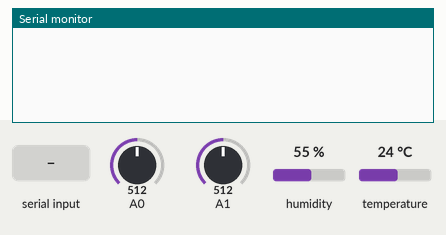
Simulated run of this sketch. Board: Arduino Uno, built with avr-gcc and run on an emulated ATmega328P. On the bench: the last lines printed to the serial monitor. The test bench sets the inputs (shaded band); at power-on: humidity 55 %, A0 = 512, A1 = 512, temperature 24 °C.

Above: at 1.2 s.
1.3 s: humidity set to 22 %
At 5.6 s:
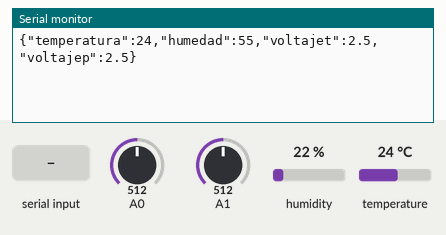
10.1 s: A0 set to 716
At 10.7 s:
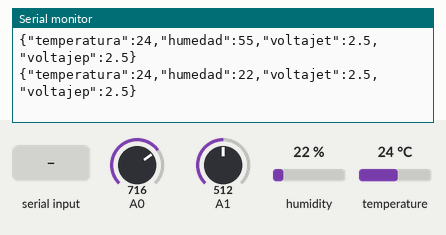
11.6 s: A1 set to 716
13.1 s: "1" received over the second serial link
At 14.3 s:
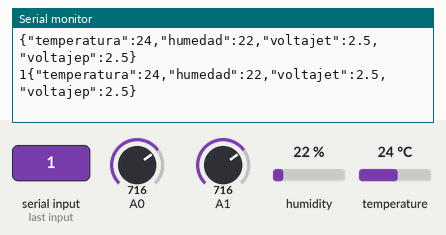
14.6 s: temperature set to 12 °C
16.1 s: "0" received over the second serial link
At 18.4 s:
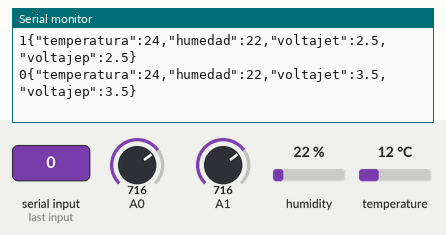
Timing chart, 0 to 18.6 s (numbered marks = the images above; inputs shaded):
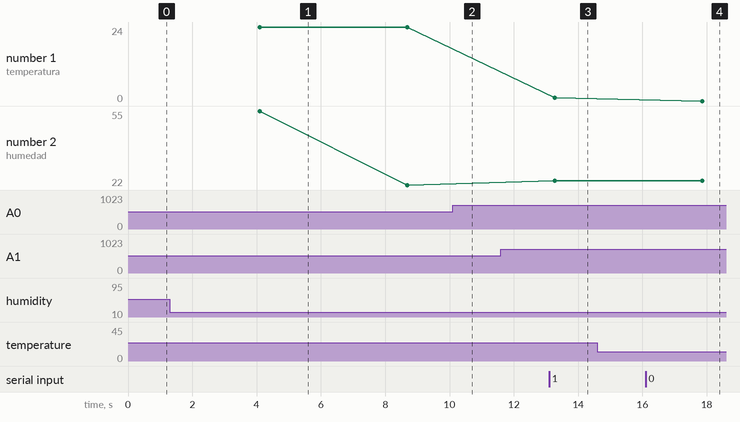

Measured:
- after the input at 13.1 s, the serial monitor: prints a new line after 0.18 s (image 3)
- after the input at 16.1 s, the serial monitor: prints a new line after 1.8 s (image 4)
- plotted number 1: 24 → 1 after the input at 13.1 s, 1 → 0 after the input at 16.1 s

The sketch:

Arduino.ino
```cpp
#include <Arduino.h>
#include <ArduinoJson.h>
#include <SoftwareSerial.h>
#include <DHT.h> // Agrega la biblioteca del sensor DHT11

// Configuración del sensor DHT11
#define DHTPIN 4    // El pin al que está conectado el sensor DHT11 (cambia esto según tu conexión)
#define DHTTYPE DHT11   // Tipo de sensor DHT (DHT11 o DHT22)

DHT dht(DHTPIN, DHTTYPE);

// Configuración de comunicación WiFi
SoftwareSerial wifi(2, 3);  // Configura los pines RX y TX para la comunicación con el módulo WiFi

// Configuración de depuración
#define DEBUG true

String sendDataToWifiBoard(String command, const int timeout, boolean debug);
String prepareDataForWifi(float temperatura, float humedad, float voltajet, float voltajep);
/**
 * Build and return a JSON document from the sensor data
*@param temperatura
*@param humedad
*@param voltajet Valor de voltaje de la turbina
*@param voltajet Valor de voltaje de los paneles
*@return
 */
String prepareDataForWifi(float temperatura, float humedad, float voltajet, float voltajep) {
  StaticJsonDocument<200> doc;

  doc["temperatura"] = temperatura;
  doc["humedad"] = humedad;
  doc["voltajet"] = voltajet;
  doc["voltajep"] = voltajep;

  char jsonBuffer[200];
  serializeJson(doc, jsonBuffer);

  return jsonBuffer;
}

/**
 * Send data through Serial to ESP8266 module
 * @param command
 * @param timeout
 * @param debug
 * @return
 */

String sendDataToWifiBoard(String command, const int timeout, boolean debug) {
  String response = "";

  wifi.print(command);

  unsigned long time = millis();

  while ((time + timeout) > millis()) {
    while (wifi.available()) {
      char c = wifi.read();
      response += c;
    }
  }

  if (debug) {
    Serial.print(response);
  }

  return response;
}

void setup() {
  wifi.begin(9600);
  Serial.begin(9600);
  unsigned long stabilizingtime = 1000;
  dht.begin();
}

void loop() {
  if (DEBUG == true) {
    if (wifi.available()) {
        String espBuf;
        unsigned long time = millis();

        while ((time + 1000) > millis()) {
          while (wifi.available()) {
            char c = wifi.read();
            espBuf += c;
      }
    }
        Serial.print(espBuf);
    }
  }
    bool test = true;
    if (DEBUG == true) {

  float temperatura = dht.readTemperature();
  float humedad = dht.readHumidity();
  float voltajet = round(analogRead(0) * (5.0 / 1023.0) * 100) / 100.0;  // Redondea a dos decimales
  float voltajep = round(analogRead(1) * (5.0 / 1023.0) * 100) / 100.0;  // Redondea a dos decimales

          String preparedData = prepareDataForWifi(temperatura, humedad, voltajet, voltajep);
          sendDataToWifiBoard(preparedData, 4000, DEBUG);
          Serial.println(preparedData);
    }

  delay(500); // Espera 2 segundos antes de volver a leer el sensor
}
```
